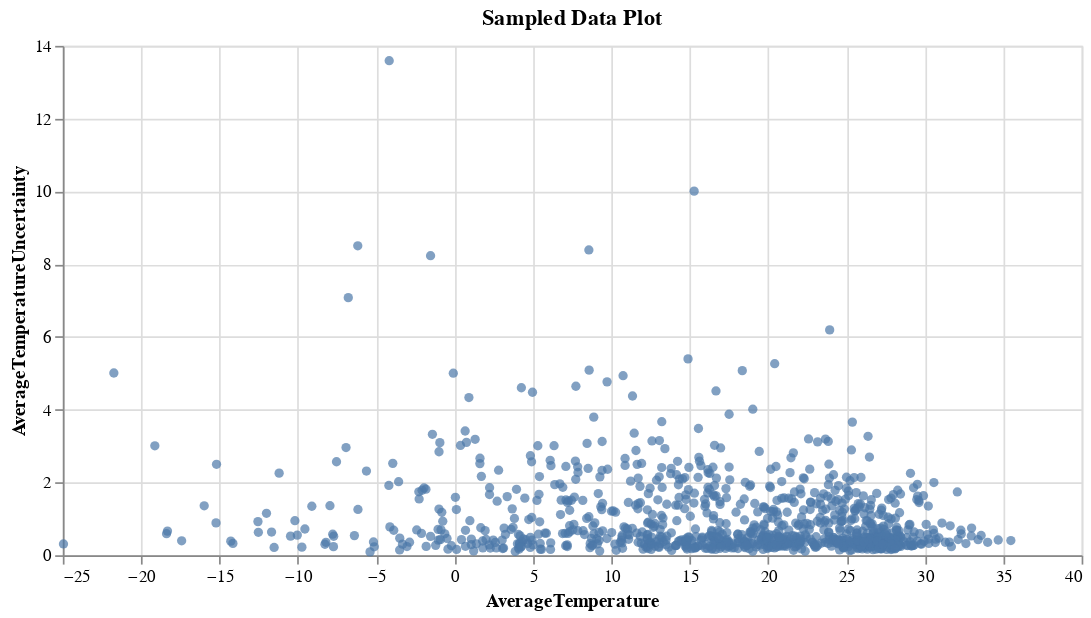

The code cell stored with this chart in its notebook:
### Code cell
import altair as alt
import pandas as pd

# Load your dataset (replace 'your_dataset.csv' with your dataset file)
data = df_1

# Take a random sample of 1000 rows
sample_data = data.sample(n=1000, random_state=42)

# Create an Altair chart with the sample data
chart = alt.Chart(sample_data).mark_circle().encode(
    x='AverageTemperature:Q',
    y='AverageTemperatureUncertainty:Q'
).properties(
    width=600,
    title='Sampled Data Plot'
)

# Show the chart
chart

### Figure 1 — Vega-Lite specification as saved in the notebook (floating-point values rounded to 4 significant figures; data arrays with more than 128 entries replaced by an {"elided": "..."} marker saying what was removed)
{"config": {"view": {"continuousWidth": 300, "continuousHeight": 300}}, "data": {"name": "data-9b396ef5ceb3b22d3106c35dde82f8d1"}, "mark": {"type": "circle"}, "encoding": {"x": {"field": "AverageTemperature", "type": "quantitative"}, "y": {"field": "AverageTemperatureUncertainty", "type": "quantitative"}}, "title": "Sampled Data Plot", "width": 600, "$schema": "https://vega.github.io/schema/vega-lite/v5.8.0.json", "datasets": {"data-9b396ef5ceb3b22d3106c35dde82f8d1": {"elided": "1000 records"}}}
